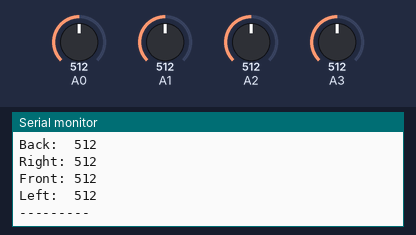
Bench run of a sketch on a simulated Arduino Uno, built with avr-gcc and run on an emulated ATmega328P. On the bench: the last lines printed to the serial monitor. The inputs (shaded band) are chosen by the test bench; at power-on: A0 = 512, A1 = 512, A2 = 512, A3 = 512.

Above: at 1.8 s.
1.9 s: A0 set to 716
3.4 s: A1 set to 716
4.9 s: A2 set to 716
At 5.6 s:
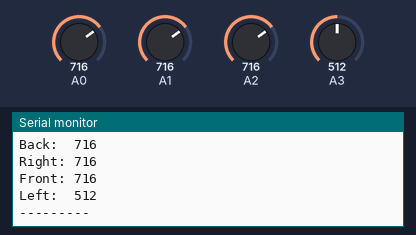
6.4 s: A3 set to 716
At 7.7 s:
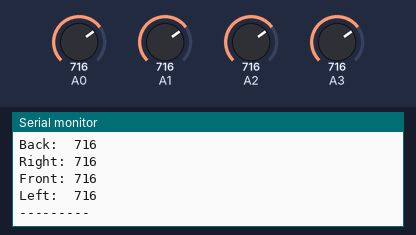
7.9 s: A0 set to 992
9.4 s: A1 set to 992
Timing chart, 0 to 11.9 s (numbered marks = the images above; inputs shaded):
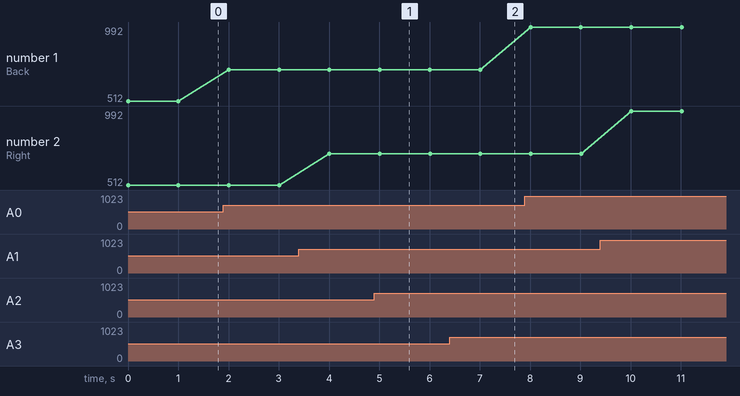

Measured:
- after the input at 4.9 s, the serial monitor: prints a new line after 0.11 s (image 1)
- after the input at 6.4 s, the serial monitor: prints a new line after 0.61 s (image 2)
- plotted number 1: 512 → 716 after the input at 1.9 s, 716 → 992 after the input at 7.9 s

The sketch:

Calibration.ino
```cpp
void setup() {
  Serial.begin(115200);
}

void loop() {
  Serial.print("Back:  ");
  Serial.println(analogRead(A0));
  Serial.print("Right: ");
  Serial.println(analogRead(A1));
  Serial.print("Front: ");
  Serial.println(analogRead(A2));
  Serial.print("Left:  ");
  Serial.println(analogRead(A3));
  Serial.println("---------");
  delay(1000);
}
```
